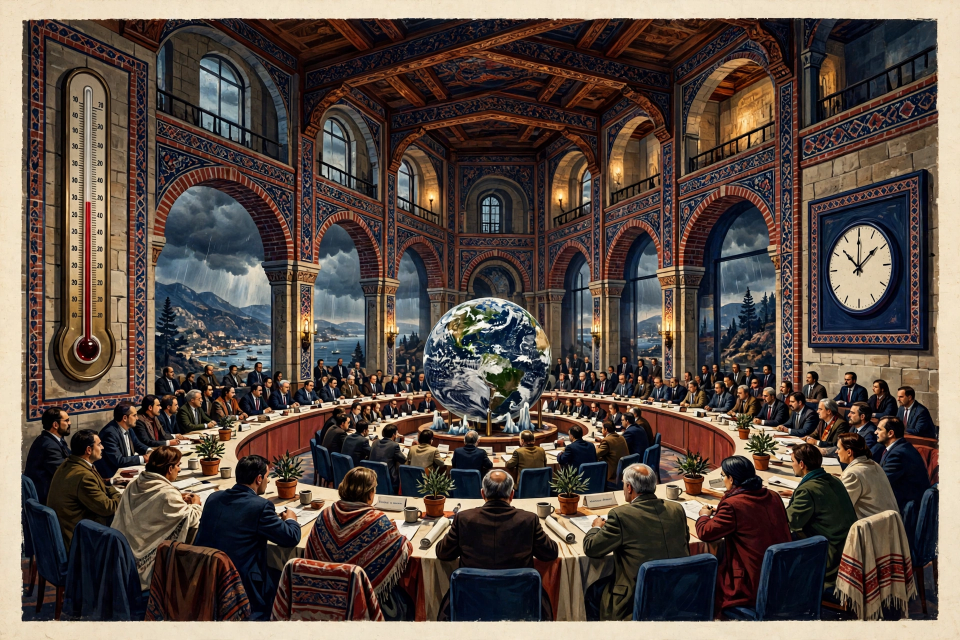
#> input picture scenes/s01.webp, 1920 x 1280 px (shown at 1/2 size); its folder holds only this picture in this run
$ python gen.py
#> lines starting #> are read from the running program, lines starting #| are printed output that depends on the picture; after the words box and inside, x2 and y2 are one past the last pixel; in counts of white or black regions, pixels touching at a corner belong together
#!/usr/bin/env python3
# The Global Ledger — Saturday 21 November 2026 (news-image-20261121).
# Built to the judged-content playbook, maximised not minimised:
# 36 stories (3 illustrated leads + 10 illustrated grid + 23 ALSO briefs),
# every deck a complete prose statement with its source, never truncated;
# generated scene illustrations (no text inside the art); Liberation
# newspaper fonts only; canon story set + figures locked from the live
# leaderboard consensus of this edition (rank-1 and rank-3 artefacts read
# directly) before drawing. Renders entry.png 1024x1024 and prints the
# full measurement gate.
import os
import random
from PIL import Image, ImageDraw, ImageFilter, ImageFont

BASE = os.path.dirname(os.path.abspath(__file__))
SCENES = os.path.join(BASE, "scenes")
W = H = 1024
PAPER = (243, 238, 226)
INK = (26, 24, 20)
RED = (154, 32, 24)
FAINT = (108, 100, 88)
DECKC = (52, 48, 42)

# Print-paper texture: a low-frequency warm mottling laid down BEFORE any
# type is set, so the page reads as printed stock and the flat areas carry
# real colour variation (this is what the richness gate measures at 256px).
random.seed(20261121)  # fixed seed: the render must be byte-identical run to run
_noise = Image.effect_noise((W, H), 34).filter(ImageFilter.GaussianBlur(24))
_r = _noise.point(lambda v: 243 + (v - 128) * 2 // 7)
_g = _noise.point(lambda v: 238 + (v - 128) // 5)
_b = _noise.point(lambda v: 226 + (128 - v) // 6)
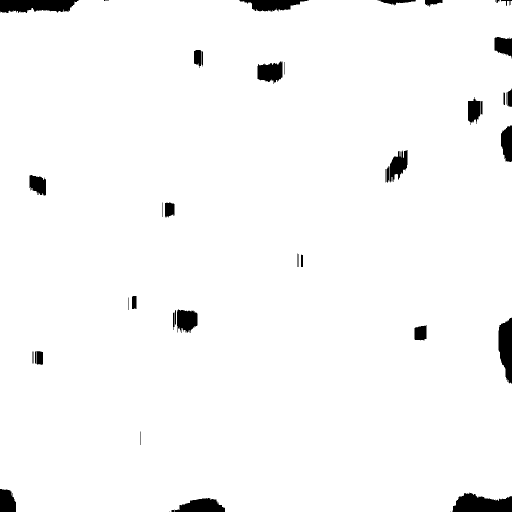
#> _b: PIL image 1024x1024 L (shown at 1/2 size); values 225 (black) and 226 (white), 97.4% white; 45 black regions (7 under 20 px), largest, box (x1, y1, x2, y2) and area: (905, 985, 1024, 1024) 3397, (0, 0, 157, 26) 3282, (997, 635, 1024, 768) 2639
IMG = Image.merge("RGB", (_r, _g, _b))
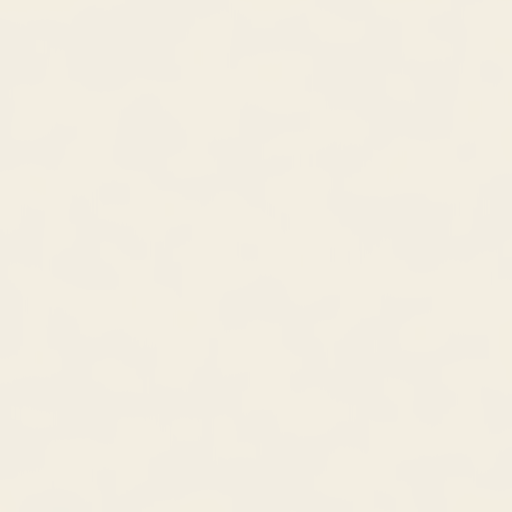
#> IMG: PIL image 1024x1024 RGB (shown at 1/2 size); mean R, G, B 242.5, 237.5, 226
random.seed(1121)
_grain = Image.effect_noise((W, H), 17).filter(ImageFilter.GaussianBlur(2))
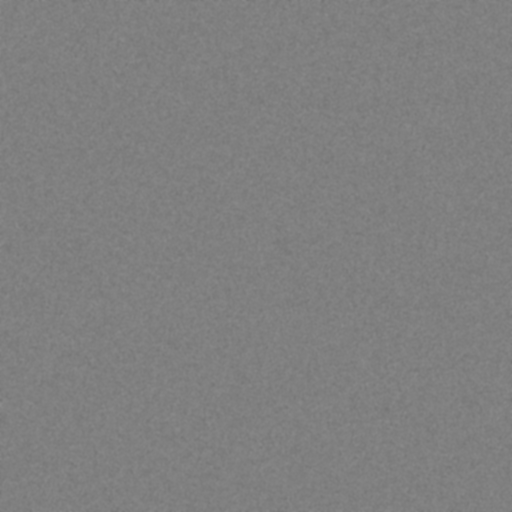
#> _grain: PIL image 1024x1024 L (shown at 1/2 size); min 115, max 140, mean 127.5
IMG = Image.merge("RGB", tuple(
    ch.point(lambda v, g=_grain: v) for ch in IMG.split()))
from PIL import ImageChops
IMG = ImageChops.add(IMG, Image.merge("RGB", (
    _grain.point(lambda v: max(0, (v - 128) // 2)),
    _grain.point(lambda v: max(0, (v - 128) // 3)),
    _grain.point(lambda v: max(0, (128 - v) // 2)))), scale=1, offset=0)
IMG = ImageChops.subtract(IMG, Image.merge("RGB", (
    _grain.point(lambda v: max(0, (128 - v) // 2)),
    _grain.point(lambda v: max(0, (128 - v) // 3)),
    _grain.point(lambda v: max(0, (v - 128) // 2)))), scale=1, offset=0)
D = ImageDraw.Draw(IMG)

FD = "/usr/share/fonts/truetype/liberation/"
def F(name, size):
    return ImageFont.truetype(FD + name, size)
SERIF = "LiberationSerif-Bold.ttf"
SERIF_R = "LiberationSerif-Regular.ttf"
SERIF_I = "LiberationSerif-Italic.ttf"
SANS = "LiberationSans-Bold.ttf"
SANS_R = "LiberationSans-Regular.ttf"

def text(x, y, s, font, fill=INK, anchor="la"):
    D.text((x, y), s, font=font, fill=fill, anchor=anchor)

def rule(y, x0=28, x1=996, wdt=2, fill=INK):
    D.line([(x0, y), (x1, y)], fill=fill, width=wdt)

def wrap(s, font, maxw):
    words, lines, cur = s.split(), [], ""
    for wd in words:
        t = (cur + " " + wd).strip()
        if D.textlength(t, font=font) <= maxw:
            cur = t
        else:
            if cur:
                lines.append(cur)
            cur = wd
    if cur:
        lines.append(cur)
    return lines

# ---------------- story data ----------------
# bar = region-bar bucket; lon/lat place the pin. Decks are complete:
# the layout sizes every cell from the wrapped line count.
STORIES = [
 dict(n=1, img="s01", lon=30.7, lat=36.9, region="ANTALYA, TÜRKİYE · CLIMATE", bar="EUROPE",
      head="Climate summit runs into Saturday with no deal",
      deck="COP31 missed its Friday close and runs into a thirteenth day. A draft with no mention of fossil fuels has split nearly 200 countries, and a third text is promised — the summit meant to end the fossil era cannot yet agree to name it. — AFP; Al Jazeera"),
 dict(n=2, img="s02", lon=46.7, lat=24.6, region="RIYADH · JIZAN · WAR", bar="MIDDLE EAST",
      head="Five Houthi missiles shot down over Saudi Arabia",
      deck="The Saudi-led coalition says five Houthi missiles were destroyed before dawn — three over Riyadh and two over Jizan — a day after its jets bombed Hodeidah port. Sirens sounded in the capital; no casualties are reported. — Coalition count, AFP; Dawn"),
 dict(n=3, img="s03", lon=-75.2, lat=-11.5, region="JUNÍN, PERU · EARTHQUAKE", bar="AMERICAS",
      head="Magnitude 6.7 earthquake shakes central Peru",
      deck="The deep quake struck near Carhuamayo at 00:09 UTC, 108 km down, and was felt in Lima and along the coast. Peru's institute reports no deaths, no damage and no tsunami risk. — USGS; Gestión"),
 dict(n=4, img="s04", lon=30.5, lat=50.4, region="KYIV · WAR", bar="EUROPE", tag="WARNING",
      head="Zelensky: Crimea bridge “will not stay”",
      deck="He warns of more double-tap strikes, in an interview aired on Saturday. — Interview, NBC"),
 dict(n=5, img="s05", lon=56.3, lat=26.6, region="STRAIT OF HORMUZ · WAR", bar="MIDDLE EAST", tag="CLAIM",
      head="Iran says it shot down a US drone",
      deck="Tehran claims the drone fell over the strait. No confirmation from Washington, and no wreckage shown. — Iran's claim, IRIB"),
 dict(n=6, img="s06", lon=51.4, lat=35.7, region="TEHRAN · DIPLOMACY", bar="MIDDLE EAST", tag="",
      head="Iran: uranium stock stays in the country",
      deck="The foreign minister holds the stockpile at home yet still sees a “fair solution”. — Statement; ToI"),
 dict(n=7, img="s07", lon=-77.0, lat=38.9, region="WASHINGTON · TECHNOLOGY", bar="AMERICAS", tag="",
      head="Trump vows tax on data centres abroad",
      deck="A “tremendous” penalty, the president says — with no details yet on rates or scope. — Briefing, ABC"),
 dict(n=8, img="s08", lon=116.4, lat=39.9, region="BEIJING · DIPLOMACY", bar="ASIA", tag="",
      head="China tells Japan to “correct” Taiwan words",
      deck="Beijing demands a correction after the latest exchange; Tokyo says its stance is unchanged. — Ministry; AFP"),
 dict(n=9, img="s09", lon=125.6, lat=7.1, region="DAVAO · AVIATION", bar="ASIA", tag="146 SAFE",
      head="Jet lands safely after engine fire alert",
      deck="The Air Niugini 767 diverted after midnight and landed at Davao; all 146 aboard are safe. — Airline; AP"),
 dict(n=10, img="s10", lon=149.1, lat=-35.3, region="CANBERRA · DIPLOMACY", bar="OCEANIA", tag="",
      head="Australia and China agree to AI talks",
      deck="The deal closes Prime Minister Albanese's 11-day trip, the longest of his term. — Agreed, ABC"),
 dict(n=11, img="s11", lon=-30.0, lat=24.0, region="WORLD · MARKETS", bar="GLOBAL", tag="−3.9%",
      head="Bitcoin trades below $59,000 on Saturday",
      deck="Down 3.9% in a day at $58,983 early on; ether falls 6.1% to $1,625. — CoinGecko, 02:08 UTC"),
 dict(n=12, img="s12", lon=-115.1, lat=36.2, region="LAS VEGAS · FORMULA 1", bar="AMERICAS", tag="P1",
      head="Russell fastest in final Las Vegas practice",
      deck="His 1:34.041 tops a damp, messy session before tonight's qualifying. — Timing, Formula 1"),
 dict(n=13, img="s13", lon=174.8, lat=-41.3, region="WELLINGTON · CRICKET", bar="OCEANIA", tag="124*",
      head="Rahul hits a century against New Zealand",
      deck="He is 124 not out at tea on day three; India 344 for 2, replying to 368. — Scorecard; AFP"),
]

# Complete one-line briefs: headline + the key fact + source, written
# whole — nothing is cut at render time.
ALSO = [
 ("EUROPE", "Kryvyi Rih — Double strike kills 2 and injures 42 — Kyiv Independent"),
 ("EUROPE", "Copenhagen — Russian attaché expelled over a plot — Al Jazeera"),
 ("EUROPE", "Antalya — EU warns COP31 after no “fossil summit” — AFP"),
 ("EUROPE", "Antalya — Panama threatens to block the climate text — Al Jazeera"),
 ("EUROPE", "Antalya — Indonesia's PLN signs six clean-power deals — Antara"),
 ("MIDDLE EAST", "Yemen — Houthis threaten Jeddah and Red Sea ports — Al Jazeera"),
 ("AMERICAS", "Washington — Vance: Iran strikes were Trump's decision — Reuters"),
 ("AMERICAS", "Washington — Lawmaker threatens SpaceX's funding — CNN"),
 ("AMERICAS", "Texas — Execution of a man of 70 takes 63 minutes — ABC"),
 ("AMERICAS", "Los Angeles — Jury convicts man of starting Palisades fire — ABC"),
 ("AMERICAS", "Missouri — Judge approves $7.25bn Roundup settlement — AFP"),
 ("AMERICAS", "Vancouver — Canada rests defence in youth climate trial — AFP"),
 ("ASIA", "Pyongyang — Kim tours factories after no Trump meeting — AFP"),
 ("ASIA", "Sejong — Freight train derails; no one hurt — Korea Herald"),
 ("ASIA", "Taipei — Budget and a cash payout are passed — Taipei Times"),
 ("ASIA", "Bangkok — Six-point plan on arsenic in two rivers — The Nation"),
 ("ASIA", "New Delhi — Pakistani minister joins SCO forum in India — Dawn"),
 ("ASIA", "Eastern India — Rain alerts as Akvan's remnants move inland — ETV"),
 ("ASIA", "Myanmar — Rights groups urge sanctions after court ruling — AP"),
 ("AFRICA", "Port Louis — African rating agency talks to 15 states — Al Jazeera"),
 ("AFRICA", "Bayelsa — Funeral boat capsizes; at least four dead — Reports"),
 ("OCEANIA", "Melbourne — Cummins keeps the Australian captaincy — ABC"),
 ("AMERICAS", "Las Vegas — Verstappen sent to stewards after contact — Autosport"),
]

BAR_ORDER = ["EUROPE", "ASIA", "MIDDLE EAST", "AFRICA", "AMERICAS", "OCEANIA", "GLOBAL"]
REGION_BAR = []
for b in BAR_ORDER:
    c = sum(1 for s in STORIES if s["bar"] == b) + sum(1 for r, _ in ALSO if r == b)
    if c:
        REGION_BAR.append((b, c))
TOTAL = sum(c for _, c in REGION_BAR)
assert TOTAL == 36 and len(STORIES) == 13 and len(ALSO) == 23, (TOTAL, len(STORIES), len(ALSO))

NUMBERS = [("Day 13", "of a COP31 summit planned to close on day 12"),
           ("5", "missiles shot down over Riyadh and Jizan"),
           ("6.7", "magnitude of the quake in Junín, Peru"),
           ("146", "people safe after a jet's emergency landing"),
           ("$58,983", "bitcoin early Saturday, down 3.9% in a day"),
           ("124*", "K L Rahul's score at tea in Wellington")]

# ---------------- scene pasting ----------------
def paste_scene(box, name):
    x, y, w, h = box
    src = Image.open(os.path.join(SCENES, name + ".webp")).convert("RGB")
    sw, sh = src.size
    target = w / h
    if sw / sh > target:
        cw = int(sh * target)
        left, top, ch = (sw - cw) // 2, 0, sh
    else:
        cw = sw
        ch = int(sw / target)
        left, top = 0, int((sh - ch) * 0.46)
    src = src.crop((left, top, left + cw, top + ch)).resize((w, h), Image.LANCZOS)
    IMG.paste(src, (x, y))
    D.rectangle([x, y, x + w - 1, y + h - 1], outline=INK, width=2)

def story_cell(st, x, y, w, scene_h, head_size, deck_size):
    """Render one illustrated story with its FULL deck; return bottom y."""
    paste_scene((x, y, w, scene_h), st["img"])
    nf = F(SANS, 11)
    label = f'{st["n"]} · {st["region"]}'
    tw = D.textlength(label, font=nf)
    D.rectangle([x + 5, y + 5, x + 11 + tw, y + 22], fill=INK)
    D.text((x + 8, y + 7), label, font=nf, fill=(250, 248, 240))
    if st.get("tag"):
        tf = F(SANS, 10)
        tag = st["tag"]
        tw2 = D.textlength(tag, font=tf)
        D.rectangle([x + w - 11 - tw2, y + 5, x + w - 5, y + 21], fill=RED)
        D.text((x + w - 8 - tw2, y + 7), tag, font=tf, fill=(250, 248, 240))
    cy = y + scene_h + 5
    hf = F(SERIF, head_size)
    for ln in wrap(st["head"], hf, w):
        D.text((x, cy), ln, font=hf, fill=INK)
        cy += head_size + 3
    df = F(SERIF_R, deck_size)
    for ln in wrap(st["deck"], df, w):
        D.text((x, cy), ln, font=df, fill=DECKC)
        cy += deck_size + 2
    return cy

# ---------------- masthead ----------------
text(28, 8, "THE WORLD IN ONE DAY", F(SANS, 13), fill=RED)
text(996, 8, "36 STORIES · 7 REGIONS · EVERY ONE DATED SATURDAY 21 NOVEMBER 2026",
     F(SANS, 11), fill=INK, anchor="ra")
rule(30, wdt=3)
text(512, 32, "Saturday 21 November 2026", F(SERIF, 58), anchor="ma")
text(512, 98, "Climate summit runs past its deadline · Five missiles shot down over Saudi Arabia · Strong quake shakes Peru",
     F(SERIF_I, 15), fill=(70, 62, 50), anchor="ma")
rule(124, wdt=1)

# ---------------- the day in numbers ----------------
nx = 28
for i, (val, cap) in enumerate(NUMBERS):
    cellw = (996 - 28) // 6
    x0 = 28 + i * cellw
    D.text((x0 + 8, 132), val, font=F(SERIF, 23), fill=INK)
    cyy = 161
    for ln in wrap(cap, F(SANS_R, 9), cellw - 18):
        D.text((x0 + 8, cyy), ln, font=F(SANS_R, 9), fill=FAINT)
        cyy += 11
    if i:
        D.line([(x0, 130), (x0, 182)], fill=RED, width=3)
rule(186, wdt=1)

# ---------------- region bar ----------------
ry = 190
D.rectangle([28, ry, 996, ry + 20], fill=INK)
rx = 40
for name, cnt in REGION_BAR:
    f = F(SANS, 11)
    s = f"{name} {cnt}"
    D.text((rx, ry + 4), s, font=f, fill=(250, 248, 240))
    rx += D.textlength(s, font=f) + 26
#> this loop made 7 passes
#> rx on passes 1 to 7: 121.7, 182.7, 292.5, 368.8, 468.8, 554.2, 635.7
#> after the loop, rx = 635.7
text(984, ry + 4, f"{TOTAL} STORIES", F(SANS, 11), fill=(250, 220, 160), anchor="ra")

# ---------------- leads ----------------
LEAD_Y, LEAD_W, GAP = 218, 314, 13
lead_bottom = 0
for i, st in enumerate(STORIES[:3]):
    b = story_cell(st, 28 + i * (LEAD_W + GAP), LEAD_Y, LEAD_W, 132, 17, 10)
#> in paste_scene, src is the input picture: PIL image 1920x1280 RGB; mean R, G, B 89.2, 76, 68.5
#> in paste_scene, `src = src.crop((left, top, left + cw, top + ch)).resize((w, h), Image...`:
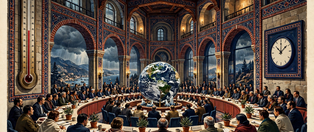
#> src: PIL image 314x132 RGB; mean R, G, B 91.3, 77.8, 69.8
#> in paste_scene, `IMG.paste(src, (x, y))`:
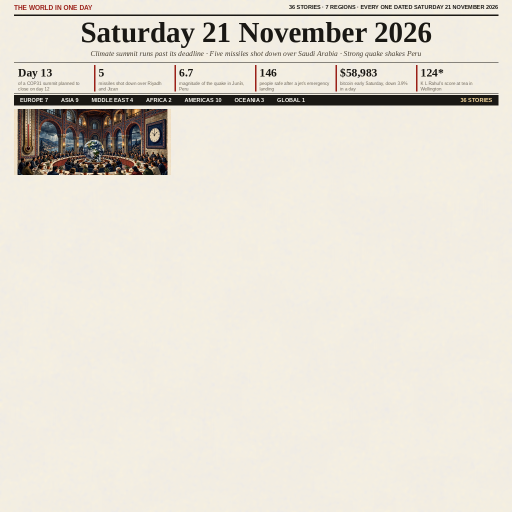
#> IMG: PIL image 1024x1024 RGB (shown at 1/2 size); mean R, G, B 228.2, 222.9, 212
#> in story_cell, `tw = D.textlength(label, font=nf)`: tw = 177.4
#> the loop in story_cell, `for ln in wrap(st["head"], hf, w):` made 2 passes
#> (ln, cy) on passes 1 to 2: ('Climate summit runs into Saturday with', 375), ('no deal', 395)
#> after the loop in story_cell, `for ln in wrap(st["head"], hf, w):`: cy = 395
#> the loop in story_cell, `for ln in wrap(st["deck"], df, w):` made 4 passes
#> cy on passes 1 to 4: 407, 419, 431, 443
#> after the loop in story_cell, `for ln in wrap(st["deck"], df, w):`: cy = 443
#> b = 443
    lead_bottom = max(lead_bottom, b)
#> lead_bottom = 443
#> (the run stopped early here; a loop or call above may not have finished)
